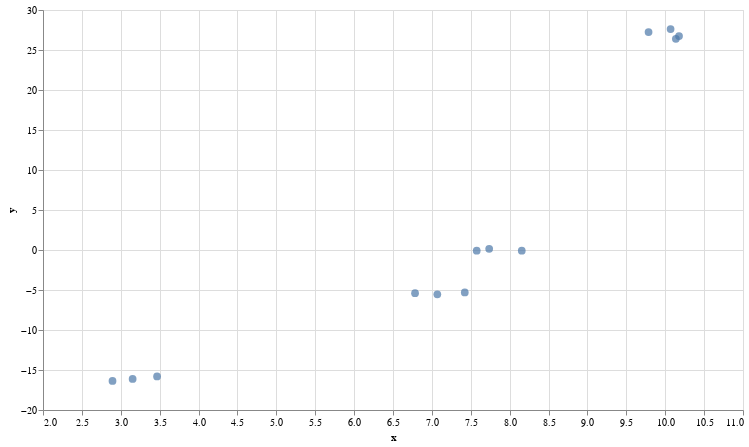

Notebook cell for this chart:
### Code cell
# UMAP reduces the dimensions from 1024 to 2 dimensions that we can plot
reducer = umap.UMAP(n_neighbors=2)
umap_embeds = reducer.fit_transform(qa_confusing)
# Prepare the data to plot and interactive visualization
# using Altair
#df_explore = pd.DataFrame(data={'text': qa['text']})
#print(df_explore)

#df_explore = pd.DataFrame(data={'text': qa_df[0]})
df_explore = qa_df_confusing
df_explore['x'] = umap_embeds[:,0]
df_explore['y'] = umap_embeds[:,1]

# Plot
chart = alt.Chart(df_explore).mark_circle(size=60).encode(
    x=#'x',
    alt.X('x',
        scale=alt.Scale(zero=False)
    ),
    y=
    alt.Y('y',
        scale=alt.Scale(zero=False)
    ),
    tooltip=['text']
).properties(
    width=700,
    height=400
)
chart.interactive()

### Figure 1 — Vega-Lite specification as saved in the notebook (floating-point values rounded to 4 significant figures)
{"config": {"view": {"continuousWidth": 400, "continuousHeight": 300}}, "data": {"name": "data-87638ccc33e29f13870384fccf72e470"}, "mark": {"type": "circle", "size": 60}, "encoding": {"tooltip": [{"field": "text", "type": "nominal"}], "x": {"field": "x", "scale": {"zero": false}, "type": "quantitative"}, "y": {"field": "y", "scale": {"zero": false}, "type": "quantitative"}}, "height": 400, "selection": {"selector002": {"type": "interval", "bind": "scales", "encodings": ["x", "y"]}}, "width": 700, "$schema": "https://vega.github.io/schema/vega-lite/v4.17.0.json", "datasets": {"data-87638ccc33e29f13870384fccf72e470": [{"text": "Where is the world cup?", "x": 10.18, "y": 26.74}, {"text": "What color is the sky?", "x": 7.576, "y": -0.09173}, {"text": "Where does the bear live?", "x": 6.784, "y": -5.398}, {"text": "What is an apple?", "x": 2.894, "y": -16.37}, {"text": "The world cup is in Qatar", "x": 9.786, "y": 27.24}, {"text": "The world cup is in the moon", "x": 10.14, "y": 26.4}, {"text": "The previous world cup was in Russia", "x": 10.07, "y": 27.62}, {"text": "The sky is green", "x": 8.156, "y": -0.08989}, {"text": "The sky is blue", "x": 7.737, "y": 0.1523}, {"text": "The bear lives in the the woods", "x": 7.07, "y": -5.534}, {"text": "The bear lives in his apartment", "x": 7.423, "y": -5.303}, {"text": "An apple is a fruit", "x": 3.152, "y": -16.12}, {"text": "Apple is a company", "x": 3.466, "y": -15.8}]}}
